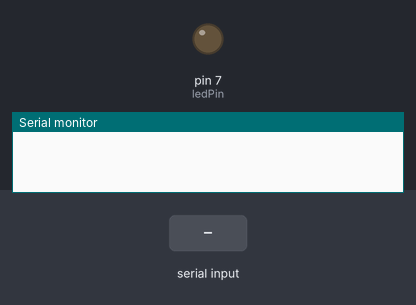
A sketch run on a simulated Arduino Uno, built with avr-gcc and run on an emulated ATmega328P. Shown: output pins drawn as LEDs (lit = HIGH), the last lines printed to the serial monitor. The inputs (shaded band) are chosen by the test bench.

Above: at 0.03 s.
At 1.27 s:
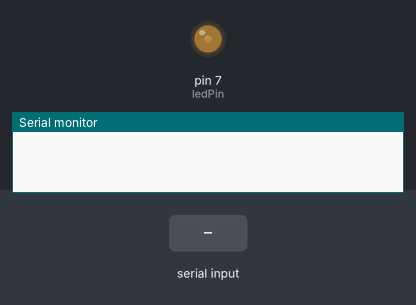
1.3 s: "90,45\n" received over Serial
At 2.8 s:
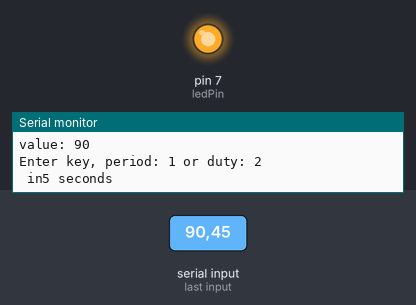
Timing chart, 0 to 10.3 s (numbered marks = the images above; inputs shaded):
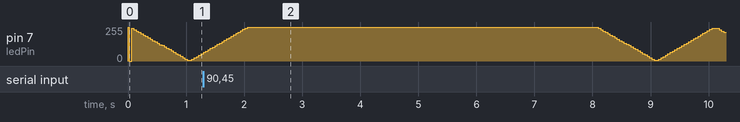

The sketch:

pwm_fuc.ino
```cpp
int ledPin = 7;
long period = 10000;
long duty = 100;
int i,j;
int value, key;

void setup() {

  pinMode(ledPin, OUTPUT);
  Serial.begin(9600);
  while(!Serial){}
}

void loop() {
  while(Serial.available())
  {
    value = Serial.parseInt();
    if(value)
    {
      Serial.print("value: ");
      Serial.println(value);
      Serial.println("Enter key, period: 1 or duty: 2\n in5 seconds");
      delay(5000);
      key = Serial.parseInt();
      Serial.print("key: ");
      Serial.println(key);

      if(key == 1) set_period(value);
      else if(key == 2) set_duty(value);
      else Serial.println("late or invaild key");
    }
  }
  for(i = 0; i <= duty; i++) light(i);
  for(i = duty; i >= 0; i--) light(i);
}

void light(int lightness)
{
  digitalWrite(ledPin,LOW);
  delayMicroseconds(period*lightness/100);
  digitalWrite(ledPin,HIGH);
  delayMicroseconds(period*(100-lightness)/100);

  //Serial.println(period*lightness/100);
  //Serial.println(period*(100-lightness)/100);
}

void set_period(int value) // period: 100 to 10000 (unit: us)
{
  if(value >= 100 && value <= 10000)
  {
    period = value;
    Serial.println("Success");
  }
  else Serial.println("invaild value: peroid(100 to 10000)");
}

void set_duty(int value) // duty: 0 to 100 (unit: %)
{
  if(value >= 1 && value <= 100)
  {
    duty = value;
    Serial.println("Success");
  }
  else Serial.println("invaild vlaue: duty(1 to 100)");
}
```
